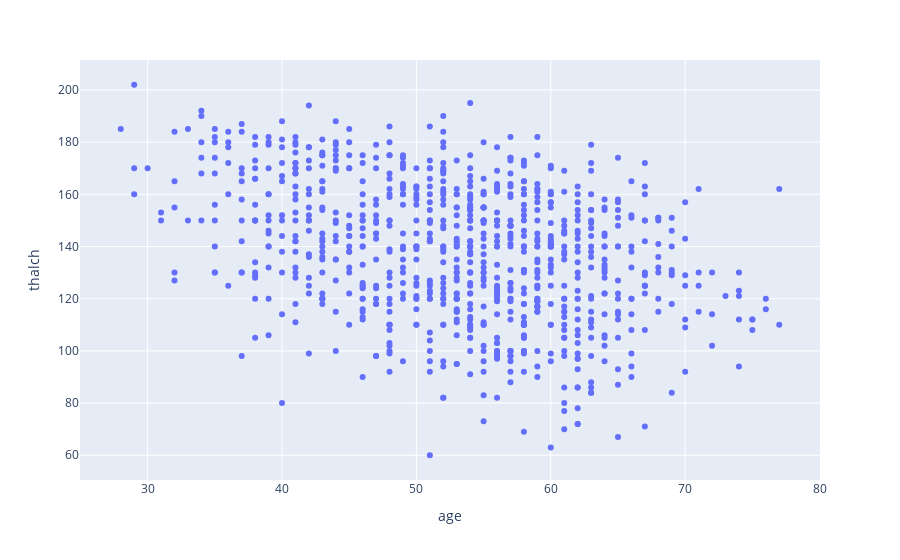

The notebook cell saved with this chart:
### Code cell
#make plot between thalch and age column ploty
fig = px.scatter(df, x='age', y='thalch')
fig.show()

### Figure 1 — Plotly figure (JSON) as saved in the notebook; plotly's stock layout.template omitted (floating-point values rounded to 4 significant figures; data arrays with more than 128 entries replaced by an {"elided": "..."} marker saying what was removed)
{"data": [{"hovertemplate": "age=%{x}<br>thalch=%{y}<extra></extra>", "legendgroup": "", "marker": {"color": "#636efa", "symbol": "circle"}, "mode": "markers", "name": "", "orientation": "v", "showlegend": false, "type": "scatter", "x": {"elided": "918 int values"}, "xaxis": "x", "y": {"elided": "918 int values"}, "yaxis": "y"}], "layout": {"legend": {"tracegroupgap": 0}, "margin": {"t": 60}, "xaxis": {"anchor": "y", "domain": [0, 1], "title": {"text": "age"}}, "yaxis": {"anchor": "x", "domain": [0, 1], "title": {"text": "thalch"}}}}
